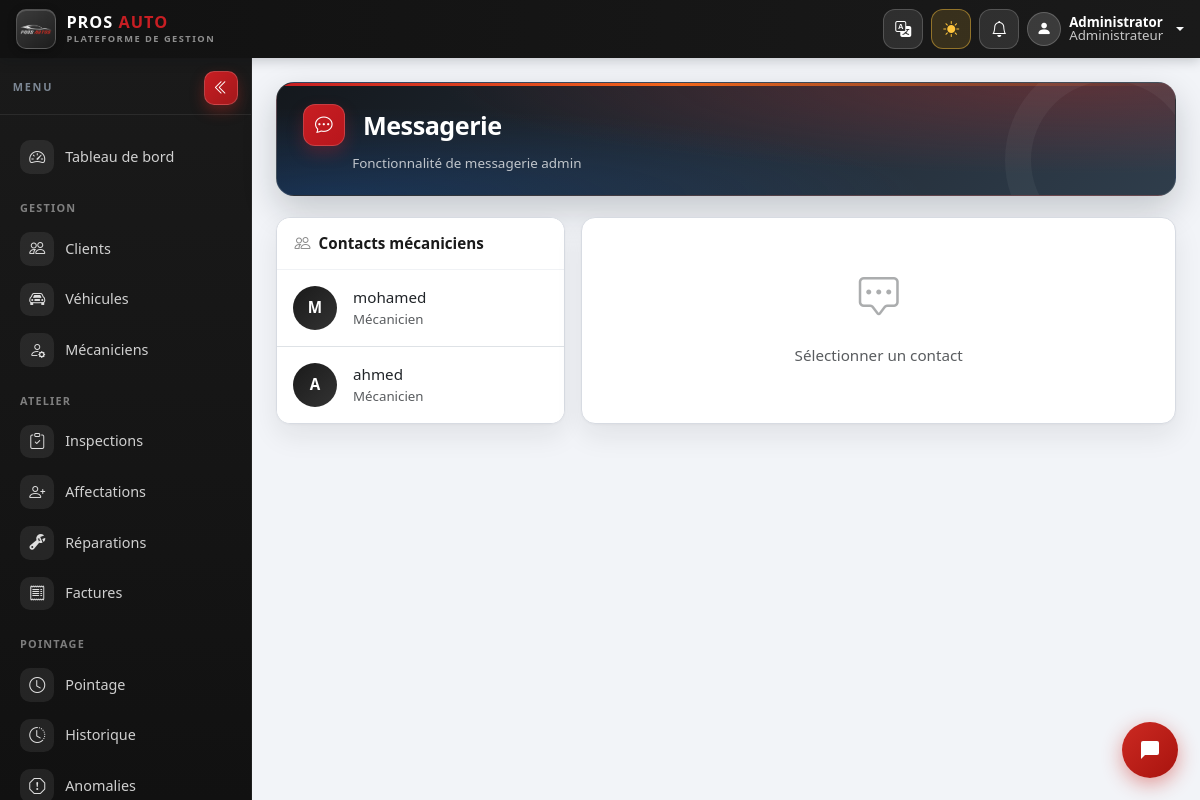
The app's page /chat/index.php (signed in) with its own data.
### tables this page shows
CREATE TABLE users (
  id INT UNSIGNED NOT NULL AUTO_INCREMENT,
  full_name VARCHAR(100) NOT NULL,
  username VARCHAR(50) NOT NULL,
  nom_complet VARCHAR(150) NOT NULL DEFAULT '',
  email VARCHAR(120) NOT NULL,
  password VARCHAR(255) NOT NULL,
  role ENUM('admin','mechanic') NOT NULL DEFAULT 'mechanic',
  mechanic_id INT UNSIGNED NULL,
  is_active TINYINT(1) NOT NULL DEFAULT 1,
  last_login_at DATETIME NULL,
  created_at DATETIME NOT NULL DEFAULT CURRENT_TIMESTAMP,
  PRIMARY KEY (id),
  UNIQUE KEY uq_users_username (username),
  UNIQUE KEY uq_users_email (email),
  INDEX idx_users_role (role),
  INDEX idx_users_mechanic (mechanic_id),
  CONSTRAINT fk_users_mechanic FOREIGN KEY (mechanic_id)
    REFERENCES mechanics(id) ON DELETE SET NULL
);

### includes/functions.php (called while the page is built, shortened)
<?php
require_once __DIR__ . '/../config/config.php';
require_once __DIR__ . '/../config/database.php';
function current_lang(): string
{
    return $_SESSION['app_lang'] ?? 'fr';
}
function &lang_table(): array
{
    static $table = null;
    if ($table === null) {
        $file = __DIR__ . '/lang/' . current_lang() . '.php';
        $table = is_file($file) ? require $file : require __DIR__ . '/lang/fr.php';
    }
    return $table;
}
function t(string $key, ...$params): string
{
    $table = lang_table();
    $text = $table[$key] ?? $table['common.' . $key] ?? $key;
    return $text;
}
function e(?string $value): string
{
    return htmlspecialchars((string) $value, ENT_QUOTES, 'UTF-8');
}
function app_url(string $path = ''): string
{
    $url = app_base_url() . '/' . ltrim($path, '/');
    return $url;
}
function asset_url(string $path): string
{
    $url  = app_url($path);
    $file = __DIR__ . '/../' . ltrim($path, '/');
    $v    = is_file($file) ? (string) filemtime($file) : null;
    $versionFile = __DIR__ . '/../assets/.cache_version';
    $gv          = is_file($versionFile) ? (string) filemtime($versionFile) : null;
    $sep         = str_contains($url, '?') ? '&' : '?';
    if ($v !== null) {
        $url .= $sep . 'v=' . $v;
    }
    return $url;
}
function current_user(): ?array
{
    static $cachedId = null;
    static $cachedUser = null;
    $id = (int) ($_SESSION['user_id'] ?? 0);
    if ($cachedId !== $id) {
        $cachedId   = $id;
        $cachedUser = $id > 0
            ? fetch_one("SELECT * FROM users WHERE id = ? AND is_active = 1", [$id])
            : null;
    }
    return $cachedUser;
}
function is_logged_in(): bool
{
    return current_user() !== null;
}
function home_url(): string
{
    $u = current_user();
    return ($u && $u['role'] === 'admin') ? 'admin/dashboard.php' : 'mechanic/dashboard.php';
}
function locale_id(): string
{
    return current_lang() === 'fr' ? 'fr-FR' : 'en-GB';
}
function role_label(string $role): string
{
    return $role === 'admin' ? t('role.admin') : t('role.mechanic');
}

### config/config.php (called while the page is built, shortened)
<?php
function app_base_url(): string
{
    $rootFs  = str_replace('\\', '/', (string) realpath(dirname(__DIR__)));
    $docRoot = str_replace('\\', '/', (string) realpath((string) ($_SERVER['DOCUMENT_ROOT'] ?? '')));
    if ($docRoot !== '' && $rootFs !== '' && str_starts_with($rootFs, $docRoot)) {
        $base = substr($rootFs, strlen($docRoot));
        return rtrim($base, '/');
    }
    $dir = str_replace('\\', '/', dirname($_SERVER['SCRIPT_NAME'] ?? '/'));
    return $dir === '/' ? '' : $dir;
}

### config/database.php (called while the page is built, shortened)
<?php
function db(): PDO
{
    static $pdo = null;
    if ($pdo === null) {
        $dsn = 'mysql:host=' . DB_HOST . ';dbname=' . DB_NAME . ';charset=' . DB_CHARSET;
        try {
            $pdo = new PDO($dsn, DB_USER, DB_PASS, [
                PDO::ATTR_ERRMODE            => PDO::ERRMODE_EXCEPTION,
                PDO::ATTR_DEFAULT_FETCH_MODE => PDO::FETCH_ASSOC,
                PDO::ATTR_EMULATE_PREPARES   => false,
            ]);
            $pdo->exec("SET time_zone = 'SYSTEM'");
        } catch (PDOException $e) {
            http_response_code(500);
            if (APP_DEBUG) {
                exit('Erreur de connexion à la base de données : '
                    . htmlspecialchars($e->getMessage(), ENT_QUOTES, 'UTF-8')
                    . '<br>Vérifiez <code>config/database.php</code> et importez <code>database.sql</code>.');
            }
            exit('Service momentanément indisponible.');
        }
    }
    return $pdo;
}
function fetch_one(string $sql, array $params = [])
{
    try {
        $st = db()->prepare($sql);
        $st->execute($params);
        $row = $st->fetch();
        return $row === false ? null : $row;
    } catch (PDOException $e) {
        if (is_missing_schema_error($e)) {
            error_log('[garage] schema missing on SELECT ONE: ' . $e->getMessage());
            return null;
        }
        throw $e;
    }
}

### includes/auth.php (called while the page is built, shortened)
<?php
require_once __DIR__ . '/../config/config.php';
require_once __DIR__ . '/../config/database.php';
require_once __DIR__ . '/functions.php';
require_once __DIR__ . '/chat.php';
if (is_logged_in() && is_mechanic() && !ip_approved_for_user(current_user_id(), client_ip())) {
    $_SESSION = [];
    if (ini_get('session.use_cookies')) {
        $p = session_get_cookie_params();
        setcookie(session_name(), '', time() - 42000, $p['path'], $p['domain'], $p['secure'], $p['httponly'], true);
    }
    session_destroy();
    session_start();
    $_SESSION['app_lang'] = current_lang();
    header('Location: ' . app_url('auth/login.php?reason=ip_unapproved'), true, 303);
    exit;
}

### includes/chat.php (called while the page is built, shortened)
<?php
function chat_allowed_roles(): array
{
    return ['admin', 'mechanic'];
}
function chat_pair_allowed(?string $meRole, ?string $peerRole): bool
{
    $roles = chat_allowed_roles();
    return ($meRole === 'admin' && $peerRole === 'mechanic') || ($meRole === 'mechanic' && $peerRole === 'admin');
}
function chat_contact_roles(?string $meRole): array
{
    $out = [];
    foreach (chat_allowed_roles() as $peerRole) {
        if (chat_pair_allowed($meRole, $peerRole)) { $out[] = $peerRole; }
    }
    return $out;
}
function chat_get_contacts(PDO $db, int $meId, ?string $meRole = null): array
{
    $meRole = $meRole ?? (chat_user_role($db, $meId) ?? '');
    $contactRoles = chat_contact_roles($meRole);
    $roleSql = $contactRoles
        ? "u.role IN ('" . implode("','", $contactRoles) . "')"
        : '1 = 0';
    $load = function () use ($db, $meId, $roleSql) {
        $stmt = $db->prepare(
            "SELECT u.id, u.username, u.nom_complet, u.role,
                    (p.last_seen_at IS NOT NULL AND p.last_seen_at >= (NOW() - INTERVAL " . CHAT_ONLINE_WINDOW . " SECOND)) AS is_online,
                    p.last_seen_at,
                    (SELECT COUNT(*) FROM chat_messages m
                      WHERE m.sender_id = u.id AND m.receiver_id = :me AND m.is_read = 0) AS unread
             FROM users u
             LEFT JOIN chat_presence p ON p.user_id = u.id
             WHERE u.is_active = 1 AND {$roleSql} AND u.id <> :me2
             ORDER BY is_online DESC, unread DESC, u.nom_complet"
        );
        $stmt->execute(['me' => $meId, 'me2' => $meId]);
        return $stmt->fetchAll();
    };
    try { return $load(); }
    catch (Throwable $e) { return chat_retry($db, $load) ?? []; }
}

### chat/index.php (the view, shortened to what this page needs)
<?php
require_once __DIR__ . '/../includes/auth.php';
$db = db();
$me = current_user();
$meId = (int) $me['id'];
$meRole = (string) ($me['role'] ?? '');
try {
    $contacts = chat_get_contacts($db, $meId, $meRole);
} catch (Throwable $e) {
    error_log('chat/index.php contacts: ' . $e->getMessage());
    $contacts = [];
}
$convId = (int) ($_GET['conversation'] ?? 0);
$convPeer = null;
require __DIR__ . '/../includes/header.php';
?>
<div class="page-title">
    <div>
        <h1><i class="bi bi-chat-dots me-2 text-danger"></i><?= e(t('chat.title')) ?></h1>
        <div class="subtitle">
            <?= $meRole === 'admin' ? e(t('chat.admin_feature')) : e(t('chat.mechanic_feature')) ?>
        </div>
    </div>
</div>
<div class="row g-3 chat-page-layout">
    <div class="col-lg-4">
        <div class="card h-100">
            <div class="card-header d-flex align-items-center gap-2">
                <i class="bi bi-people"></i>
                <span class="mb-0"><?= e(t('chat.mecanicien_contacts')) ?></span>
            </div>
            <div class="card-body p-0 chat-contacts-scroll">
                <?php if (!$contacts): ?>
                    <div class="alert alert-info m-3"><?= e(t('chat.no_contacts')) ?></div>
                <?php else: ?>
                    <ul class="list-group list-group-flush">
                        <?php foreach ($contacts as $c): ?>
                            <?php
                            $cid = (int) $c['id'];
                            $active = $cid === $convId;
                            ?>
                            <li class="list-group-item p-0">
                                <a href="<?= e(app_url('chat/index.php?conversation=' . $cid)) ?>"
                                    class="d-flex align-items-center gap-3 px-3 py-3 text-decoration-none <?= $active ? 'bg-danger bg-opacity-10 fw-semibold' : '' ?>"
                                    style="color: inherit;">
                                    <span class="position-relative flex-shrink-0">
                                        <span class="avatar"
                                            style="width:44px;height:44px;border-radius:50%;display:inline-flex;align-items:center;justify-content:center;font-weight:700;color:#fff;background:linear-gradient(135deg,#1A1A1A,#333);">
                                            <?= e(mb_strtoupper(mb_substr((string) ($c['nom_complet'] ?: $c['username']), 0, 1, 'UTF-8'), 'UTF-8')) ?>
                                        </span>
                                    </span>
                                    <span class="flex-grow-1 min-w-0">
                                        <span class="d-block text-truncate"><?= e($c['nom_complet'] ?: $c['username']) ?></span>
                                        <span class="d-block small text-muted">
                                            <?= e($c['role'] === 'admin' ? t('role.admin') : t('role.mechanic')) ?>
                                        </span>
                                    </span>
                                </a>
                            </li>
                        <?php endforeach; ?>
                    </ul>
                <?php endif; ?>
            </div>
        </div>
    </div>
    <div class="col-lg-8">
        <div class="card h-100">
            <?php if (!$convPeer): ?>
                <div class="card-body text-center text-muted py-5">
                    <i class="bi bi-chat-square-dots fs-1 d-block mb-3 opacity-50"></i>
                    <?= e(t('chat.select_contact')) ?>
                </div>
            <?php endif; ?>
        </div>
    </div>
</div>
<?php require __DIR__ . '/../includes/footer.php'; ?>

### includes/header.php (shortened to what this page needs)
<?php
$u = current_user();
?><!doctype html>
<html lang="<?= e(current_lang()) ?>">
<head>
<link rel="stylesheet" href="<?= e(asset_url('assets/vendor/bootstrap/bootstrap.min.css')) ?>">
<link rel="stylesheet" href="<?= e(asset_url('assets/vendor/bootstrap-icons/bootstrap-icons.css')) ?>">
<link rel="stylesheet" href="<?= e(asset_url('assets/css/style.css')) ?>">
</head>
<body class="app-body" data-locale="<?= e(locale_id()) ?>">
<nav class="navbar navbar-dark app-navbar sticky-top">
  <div class="container-fluid px-3">
    <a class="navbar-brand brand-block" href="<?= e(app_url(home_url())) ?>">
      <span class="brand-logo-wrap">
        <img src="<?= e(asset_url('assets/images/logo.png')) ?>" alt="PROS AUTO" class="brand-logo">
      </span>
      <span class="brand-text d-none d-sm-flex">
        <span class="brand-name">PROS <strong>AUTO</strong></span>
        <span class="brand-tagline"><?= e(t('app.tagline')) ?></span>
      </span>
    </a>
    <div class="d-flex align-items-center gap-2 ms-auto">
      <div class="dropdown">
        <button class="icon-btn" type="button" data-bs-toggle="dropdown" aria-expanded="false"
                aria-label="<?= e(t('nav.language')); ?>" title="<?= e(t('nav.language')); ?>">
          <i class="bi bi-translate"></i>
        </button>
      </div>
      <button id="themeToggle" class="icon-btn" type="button" aria-label="<?= e(t('nav.theme')); ?>" title="<?= e(t('nav.theme')); ?>">
        <i class="bi theme-icon bi-moon"></i>
      </button>
      <?php if ($u): ?>
      <div class="notif-wrap position-relative">
        <button type="button" class="icon-btn notif-trigger" id="notifTrigger"
                aria-expanded="false" aria-haspopup="true" aria-controls="notifDropdown"
                aria-label="<?= e(t('nav.notifications')); ?>" title="<?= e(t('nav.notifications')); ?>">
          <i class="bi bi-bell"></i>
        </button>
      </div>
      <div class="dropdown">
        <a class="d-flex align-items-center gap-2 text-light text-decoration-none dropdown-toggle user-menu" data-bs-toggle="dropdown" href="#" role="button" aria-expanded="false">
          <span class="user-avatar"><i class="bi bi-person-fill"></i></span>
          <span class="d-none d-md-inline">
            <span class="d-block small fw-semibold lh-1"><?= e($u['full_name']) ?></span>
            <span class="d-block small opacity-75 lh-1"><?= e(role_label($u['role'])) ?></span>
          </span>
        </a>
      </div>
      <?php endif; ?>
    </div>
  </div>
</nav>
<div class="app-wrapper d-flex">
<?php require __DIR__ . '/sidebar.php'; ?>
<main class="flex-grow-1 main-content">
<div class="content-inner px-3 px-lg-4 py-4">

### records on screen
users: full_name "Administrator", role "Administrateur"
users: nom_complet+username "M", username "mohamed", role "Mécanicien"
users: nom_complet+username "A", username "ahmed", role "Mécanicien"

### other values on screen
t('app.tagline') "PLATEFORME DE GESTION"
t('nav.menu') "MENU"
$label "Tableau de bord Clients Véhicules Mécaniciens Inspections Affectations Réparations Factures Pointage Historique Anomalies"
$label "GESTION ATELIER POINTAGE"
t('chat.title') "Messagerie"
t('chat.admin_feature') "Fonctionnalité de messagerie admin"
t('chat.mecanicien_contacts') "Contacts mécaniciens"
t('chat.select_contact') "Sélectionner un contact"
